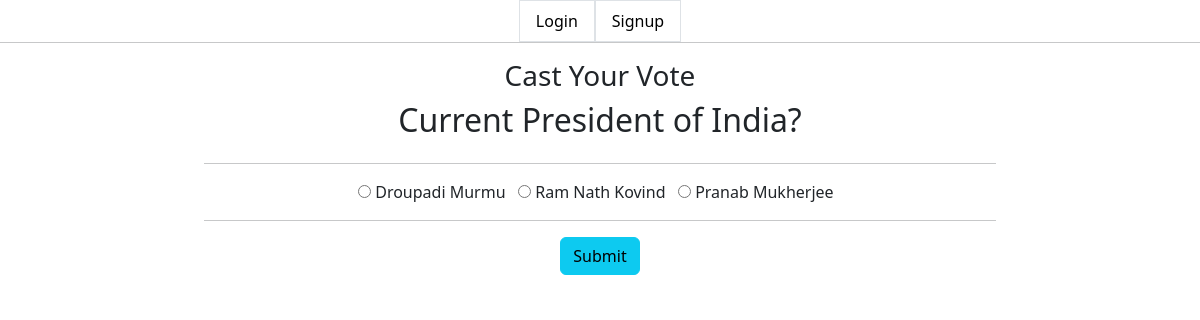
Screenshot of /vote/38/ with the database file from the repository.
### poll_project/poll/models.py (models this page shows, shortened)
class Poll(models.Model):
    question = models.TextField()
    option_one = models.CharField(max_length=30)
    option_two = models.CharField(max_length=30)
    option_three = models.CharField(max_length=30)
    option_one_count = models.IntegerField(default=0)
    option_two_count = models.IntegerField(default=0)
    option_three_count = models.IntegerField(default=0)

### poll_project/poll/views.py (the view, shortened to what this page needs)
# urls.py: path('vote/<poll_id>/', poll_views.vote, name='vote'),
def vote(request, poll_id):
	poll = Poll.objects.get(pk=poll_id)
	context = {
		'poll' : poll
	}
	return render(request, 'poll/vote.html', context)

### poll/templates/poll/vote.html (shortened to what this page needs)
<head>
</head>
{% extends "poll/base.html" %}
{% block main %}
<div class="row justify-content-center">
    <div class="col-lg-8 col-lg-offset-2">
        <div class="panel panel-default">
            <div class="panel-heading">
                <h3 class="panel-title">Cast Your Vote</h3>
            </div>
            <div class="panel-body">
                <div class="row">
                    <div class="col-lg-12">
                        <h2>{{ poll.question }}</h2>
                    </div>
                </div>
                <div class="row">
                    <div class="col-lg-12">
                        <hr />
                        <form method="POST">
                            <div class="form-group">
                                <div class="radio">
                                    <label>
                                        <input type="radio" name="poll" value="option1" required>
                                        {{ poll.option_one }}
                                    </label> &nbsp;
                                    <label>
                                        <input type="radio" name="poll" value="option2">
                                        {{ poll.option_two }}
                                    </label> &nbsp;
                                    <label>
                                        <input type="radio" name="poll" value="option3">
                                        {{ poll.option_three }}
                                    </label> &nbsp;
                                </div>
                            </div>
                            <hr />
                            <button type="submit" class="btn btn-info">
                                Submit
                            </button>
                        </form>
                    </div>
                </div>
            </div>
        </div>
    </div>
</div>
{% endblock %}

### poll/templates/poll/vote.html (style rules this page uses)
body { background-color: #F5F5DC; }

### rows the page displays
Poll: question "Current President of India?", option_one "Droupadi Murmu", option_two "Ram Nath Kovind", option_three "Pranab Mukherjee"
